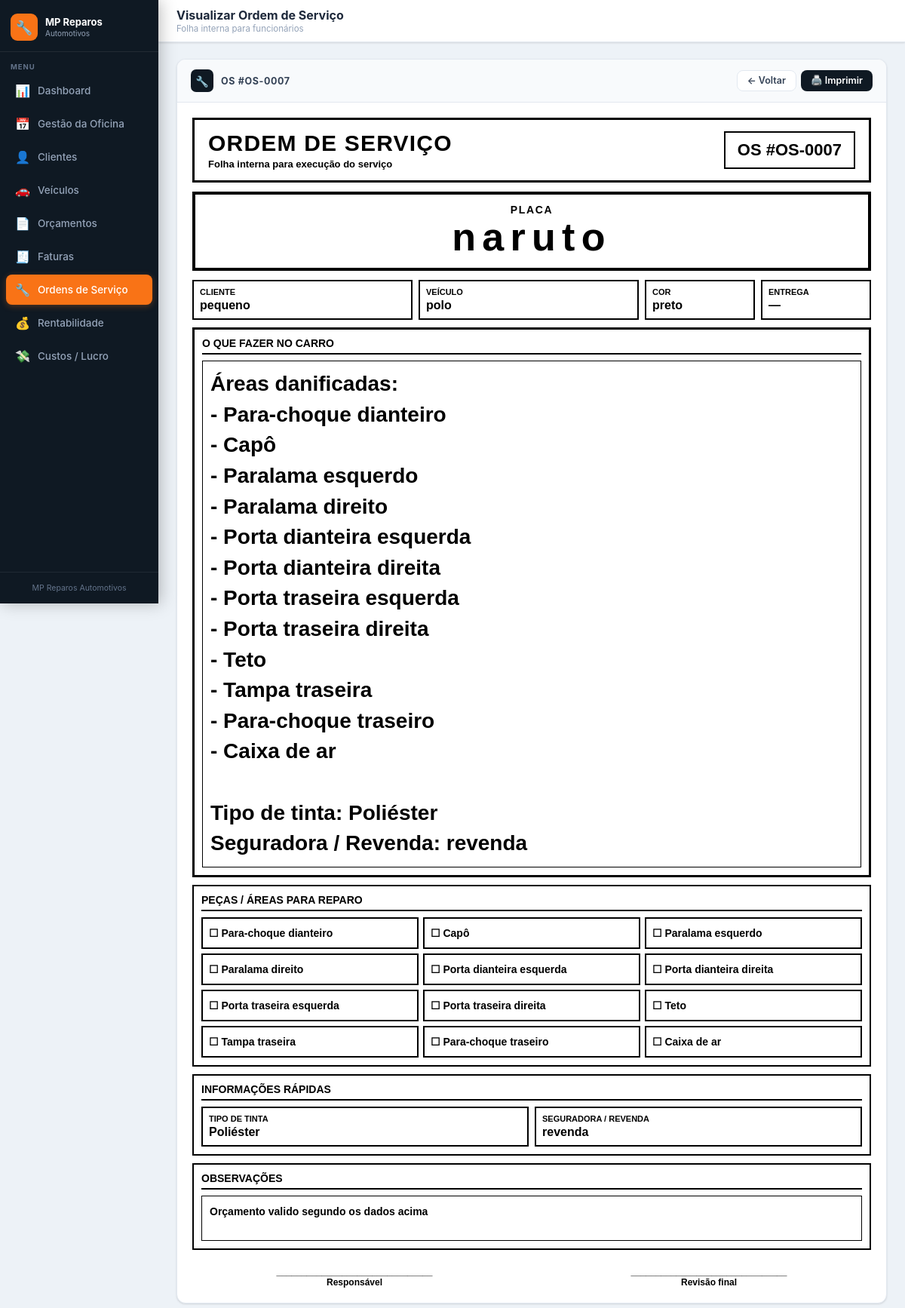
The app's page /ordem_visualizar.php?id=4 with its own data.
### tables this page shows
CREATE TABLE `ordens_servico` (
  `id` int(11) NOT NULL,
  `orcamento_id` int(11) DEFAULT NULL,
  `cliente_id` int(11) DEFAULT NULL,
  `veiculo_id` int(11) DEFAULT NULL,
  `numero_os` varchar(30) DEFAULT NULL,
  `status` varchar(50) DEFAULT 'Aguardando',
  `prioridade` varchar(30) DEFAULT 'Normal',
  `tarefas` text DEFAULT NULL,
  `observacoes` text DEFAULT NULL,
  `data_criacao` datetime DEFAULT current_timestamp(),
  `data_entrega` date DEFAULT NULL
);

CREATE TABLE `orcamentos` (
  `id` int(11) NOT NULL,
  `numero` varchar(20) DEFAULT NULL,
  `cliente_id` int(11) DEFAULT NULL,
  `veiculo_id` int(11) DEFAULT NULL,
  `data_emissao` date DEFAULT NULL,
  `data_validade` date DEFAULT NULL,
  `status` varchar(60) DEFAULT 'Aguardando aprovação',
  `pagamento` varchar(100) DEFAULT NULL,
  `prazo` varchar(100) DEFAULT NULL,
  `garantia` varchar(100) DEFAULT NULL,
  `desconto` decimal(5,2) DEFAULT 0.00,
  `observacoes` text DEFAULT NULL,
  `danos` text DEFAULT NULL,
  `subtotal` decimal(10,2) DEFAULT 0.00,
  `total` decimal(10,2) DEFAULT 0.00,
  `criado_em` timestamp NOT NULL DEFAULT current_timestamp()
);

### ordem_visualizar.php (the view, shortened to what this page needs)
<?php
$db = getDB();
$id = isset($_GET['id']) ? (int)$_GET['id'] : 0;
$sql = "
SELECT
    os.*,
    c.nome AS cliente_nome,
    v.placa,
    v.modelo,
    v.cor,
    o.numero AS numero_orcamento,
    o.danos,
    o.observacoes AS observacoes_orcamento,
    o.data_emissao
FROM ordens_servico os
LEFT JOIN clientes c ON os.cliente_id = c.id
LEFT JOIN veiculos v ON os.veiculo_id = v.id
LEFT JOIN orcamentos o ON os.orcamento_id = o.id
WHERE os.id = $id
";
$ordem = $db->query($sql)->fetch_assoc();
$dados = [];
if (!empty($ordem['danos'])) {
    $tmp = json_decode($ordem['danos'], true);
    if (is_array($tmp)) {
        $dados = $tmp;
    }
}
$cliente = $dados['cliente_nome'] ?? $ordem['cliente_nome'] ?? '—';
$veiculo = $dados['veiculo_desc'] ?? $ordem['modelo'] ?? '—';
$placa   = $dados['placa'] ?? $ordem['placa'] ?? '—';
$cor     = $dados['cor'] ?? $ordem['cor'] ?? '—';
$tipoTinta = $dados['tipo_tinta'] ?? '—';
$seguradora = $dados['seguradora'] ?? '—';
$diagnostico = $dados['diagnostico'] ?? '';
$areas = $dados['areas'] ?? [];
include 'includes/topo.php';
?>
<div class="card">
    <div class="card-header">
        <div class="card-header-left">
            <div class="card-icon">🔧</div>
            <div class="card-title">
                OS #<?= htmlspecialchars($ordem['numero_os'] ?: $ordem['id']) ?>
            </div>
        </div>
        <div class="btn-group">
            <a href="ordens.php" class="btn btn-ghost btn-sm">← Voltar</a>
            <button class="btn btn-navy btn-sm" onclick="window.print()">🖨️ Imprimir</button>
        </div>
    </div>
    <div class="card-body">
        <div class="os-print">
            <div class="os-topo">
                <div>
                    <div class="os-titulo">ORDEM DE SERVIÇO</div>
                    <div class="os-sub">Folha interna para execução do serviço</div>
                </div>
                <div class="os-num">
                    OS #<?= htmlspecialchars($ordem['numero_os'] ?: $ordem['id']) ?>
                </div>
            </div>
            <div class="os-placa-area">
                <div class="os-placa-label">PLACA</div>
                <div class="os-placa"><?= htmlspecialchars($placa) ?></div>
            </div>
            <div class="os-grid">
                <div class="os-box">
                    <div class="os-label">Cliente</div>
                    <div class="os-value"><?= htmlspecialchars($cliente) ?></div>
                </div>
                <div class="os-box">
                    <div class="os-label">Veículo</div>
                    <div class="os-value"><?= htmlspecialchars($veiculo) ?></div>
                </div>
                <div class="os-box">
                    <div class="os-label">Cor</div>
                    <div class="os-value"><?= htmlspecialchars($cor) ?></div>
                </div>
                <div class="os-box">
                    <div class="os-label">Entrega</div>
                    <div class="os-value">
                        <?= $ordem['data_entrega'] ? date('d/m/Y', strtotime($ordem['data_entrega'])) : '—' ?>
                    </div>
                </div>
            </div>
            <div class="os-section destaque">
                <div class="os-section-title">O QUE FAZER NO CARRO</div>
                <div class="os-text grande">
                    <?php
                    if(!empty($ordem['tarefas'])){
                        echo nl2br(htmlspecialchars($ordem['tarefas']));
                    }
                    elseif(!empty($diagnostico)){
                        echo nl2br(htmlspecialchars($diagnostico));
                    }
                    else{
                        echo 'Nenhuma tarefa cadastrada.';
                    }
                    ?>
                </div>
            </div>
            <div class="os-section">
                <div class="os-section-title">Peças / áreas para reparo</div>
                <div class="os-checks">
                    <?php if(!empty($areas)): ?>
                        <?php foreach($areas as $area): ?>
                            <div class="os-check">☐ <?= htmlspecialchars($area) ?></div>
                        <?php endforeach; ?>
                    <?php else: ?>
                        <div class="os-check">☐ Não informado</div>
                    <?php endif; ?>
                </div>
            </div>
            <div class="os-section">
                <div class="os-section-title">Informações rápidas</div>
                <div class="os-grid-2">
                    <div class="os-box">
                        <div class="os-label">Tipo de tinta</div>
                        <div class="os-value"><?= htmlspecialchars($tipoTinta) ?></div>
                    </div>
                    <div class="os-box">
                        <div class="os-label">Seguradora / Revenda</div>
                        <div class="os-value"><?= htmlspecialchars($seguradora) ?></div>
                    </div>
                </div>
            </div>
            <div class="os-section">
                <div class="os-section-title">Observações</div>
                <div class="os-text">
                    <?= nl2br(htmlspecialchars(
                        $ordem['observacoes']
                        ?: $ordem['observacoes_orcamento']
                        ?: ''
                    )) ?>
                </div>
            </div>
            <div class="os-ass">
                <div>
                    _______________________________<br>
                    Responsável
                </div>
                <div>
                    _______________________________<br>
                    Revisão final
                </div>
            </div>
        </div>
    </div>
</div>
<?php include 'includes/rodape.php'; ?>

### assets/style.css (style rules this page uses)
:root { --navy: #0f1923; --navy2: #1a2535; --orange: #f97316; --orange2: #ea6c0a; --orange-pale:#fff7ed; --white: #ffffff; --g50: #f8fafc; --g100: #f1f5f9; --g200: #e2e8f0; --g300: #cbd5e1; --g400: #94a3b8; --g500: #64748b; --g600: #475569; --g700: #334155; --g800: #1e293b; --green: #16a34a; --green-pale: #f0fdf4; --red: #dc2626; --red-pale: #fef2f2; --blue: #2563eb; --blue-pale: #eff6ff; --yellow: #ca8a04; --yellow-pale:#fefce8; --r: 8px; --rl: 12px; --sh: 0 1px 3px rgba(0,0,0,.08), 0 1px 2px rgba(0,0,0,.05); --sh2: 0 4px 16px rgba(0,0,0,.12); }
* { box-sizing: border-box; margin: 0; padding: 0; }
body { font-family: -apple-system, BlinkMacSystemFont, 'Segoe UI', Roboto, sans-serif; background: #edf2f7; color: var(--g800); min-height: 100vh; }
.btn { display: inline-flex; align-items: center; gap: 7px; padding: 9px 17px; border-radius: var(--r); font-size: 13.5px; font-weight: 600; cursor: pointer; border: none; transition: all .15s; font-family: inherit; text-decoration: none; line-height: 1; }
.btn-navy { background: var(--navy); color: white; }
.btn-ghost { background: white; color: var(--g700); border: 1.5px solid var(--g200); }
.btn-sm { padding: 7px 13px; font-size: 12.5px; }
.btn-group { display: flex; gap: 6px; }
.card { background: white; border-radius: var(--rl); border: 1px solid var(--g200); box-shadow: var(--sh); margin-bottom: 18px; overflow: hidden; }
.card-header { background: var(--g50); border-bottom: 1px solid var(--g200); padding: 13px 18px; display: flex; align-items: center; justify-content: space-between; }
.card-header-left { display: flex; align-items: center; gap: 10px; }
.card-icon { width: 30px; height: 30px; background: var(--navy); border-radius: 7px; display: flex; align-items: center; justify-content: center; font-size: 14px; flex-shrink: 0; }
.card-title { font-size: 12.5px; font-weight: 700; color: var(--g700); text-transform: uppercase; letter-spacing: .05em; }
.card-body { padding: 20px; }

### ordem_visualizar.php (style rules this page uses)
.os-print { color:#000; background:#fff; font-family:Arial, sans-serif; }
.os-topo { border:3px solid #000; padding:14px 18px; display:flex; align-items:center; justify-content:space-between; margin-bottom:12px; }
.os-titulo { font-size:30px; font-weight:900; letter-spacing:.04em; }
.os-sub { font-size:13px; margin-top:3px; font-weight:700; }
.os-num { border:2px solid #000; padding:10px 16px; font-size:22px; font-weight:900; }
.os-placa-area { border:4px solid #000; text-align:center; padding:12px; margin-bottom:12px; }
.os-placa-label { font-size:14px; font-weight:900; letter-spacing:.12em; }
.os-placa { font-size:52px; font-weight:900; letter-spacing:.16em; line-height:1.1; }
.os-grid { display:grid; grid-template-columns:2fr 2fr 1fr 1fr; gap:8px; margin-bottom:10px; }
.os-grid-2 { display:grid; grid-template-columns:1fr 1fr; gap:8px; }
.os-box { border:2px solid #000; padding:8px; min-height:52px; }
.os-label { font-size:11px; text-transform:uppercase; font-weight:900; margin-bottom:3px; }
.os-value { font-size:16px; font-weight:900; }
.os-section { border:2px solid #000; padding:10px; margin-bottom:10px; }
.os-section.destaque { border-width:3px; }
.os-section-title { font-size:14px; text-transform:uppercase; font-weight:900; margin-bottom:8px; border-bottom:2px solid #000; padding-bottom:5px; }
.os-checks { display:grid; grid-template-columns:repeat(3,1fr); gap:6px; }
.os-check { border:2px solid #000; padding:8px; font-size:14px; font-weight:800; min-height:42px; display:flex; align-items:center; }
.os-text { border:1px solid #000; padding:10px; line-height:1.5; font-size:14px; min-height:60px; font-weight:700; }
.os-text.grande { font-size:28px; min-height:190px; line-height:1.45; font-weight:900; }
.os-ass { display:grid; grid-template-columns:1fr 1fr; gap:40px; text-align:center; margin-top:22px; font-size:12px; font-weight:800; }

### records on screen
ordens_servico: numero_os "OS-0007", orcamento.danos "naruto", orcamento.danos "pequeno", orcamento.danos "polo", orcamento.danos "preto", tarefas "Áreas danificadas: - Para-choque dianteiro - Capô - Paralama esquerdo - Paralama direito - Porta dianteira esquerda - Porta dianteira direita - Porta traseira esquerda - Porta traseira direita - Teto - Tampa traseira - Para-choque traseiro - Caixa de ar Tipo de tinta: Poliéster Seguradora / Revenda: revenda", orcamento.danos "Para-choque dianteiro", orcamento.danos "Capô", orcamento.danos "Paralama esquerdo", orcamento.danos "Paralama direito", orcamento.danos "Porta dianteira esquerda", orcamento.danos "Porta dianteira direita", orcamento.danos "Porta traseira esquerda", orcamento.danos "Porta traseira direita", orcamento.danos "Teto", orcamento.danos "Tampa traseira", orcamento.danos "Para-choque traseiro", orcamento.danos "Caixa de ar", orcamento.danos "Poliéster", orcamento.danos "revenda", observacoes "Orçamento valido segundo os dados acima"

### other values on screen
$titulo "Visualizar Ordem de Serviço"
$subtitulo "Folha interna para funcionários"
